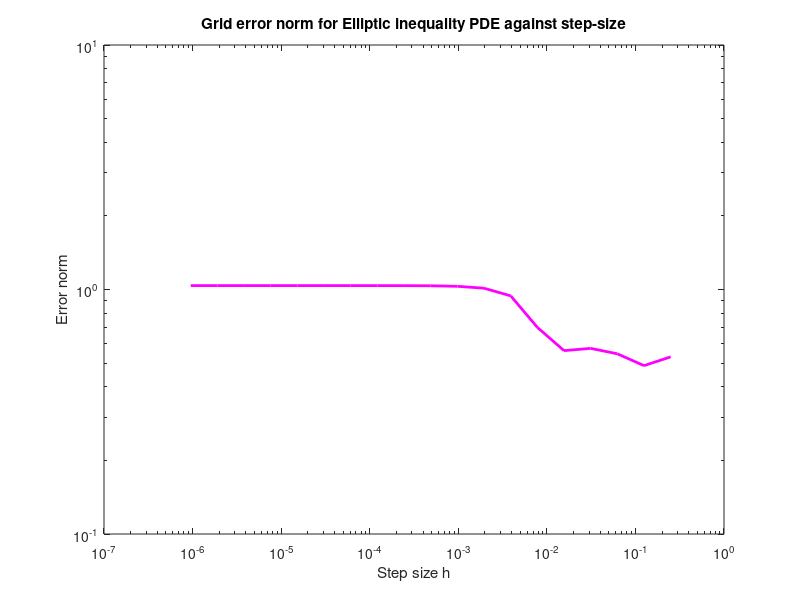

The MATLAB source for this figure: (Note: this script raises an error after producing the figure.)
% Reads in data
format long;
value = csvread('EllipticIneqError.csv');

% Retrieves h and error values
h = value(1:end,1);
error = value(1:end,2);

% Create plot
figure(1);
loglog(h,error,'m','LineWidth',2);
xlabel('Step size h'); ylabel('Error norm');
title('Grid error norm for Elliptic inequality PDE against step-size');
ax = gca; ax.FontSize = 14; axis tight;


